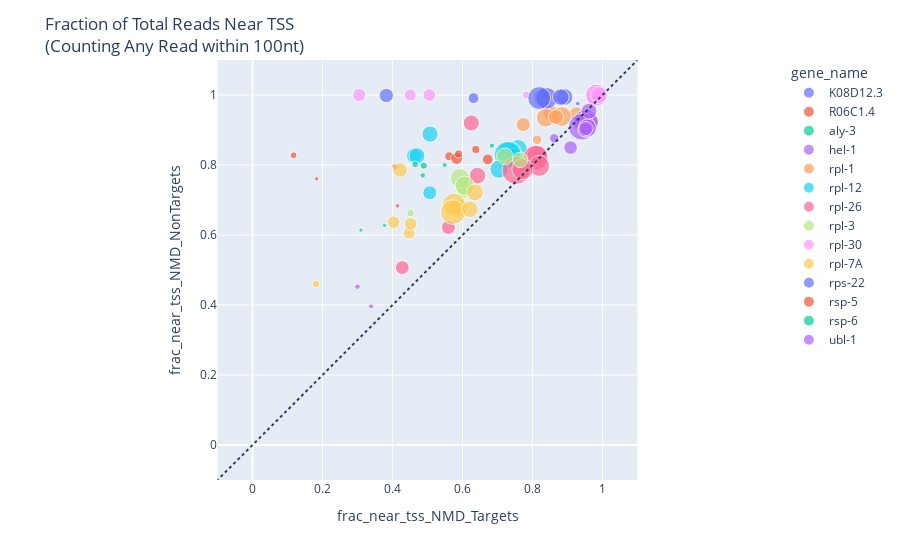

Source (notebook cell):
### Code cell
plot_df = final_df.reset_index()
window_size_for_search = 100
limits = [-0.1, 1.1] # [-0.0025, 0.03] # [-0.1, 1.1]
read_type = "Any Read" # "Adapted Reads" # Any Read

plot_df['name'] = plot_df['gene_name'] + ' ' + plot_df['strain'] + ' rep' + plot_df['rep'].astype(str)
fig = px.scatter(plot_df,
                 x='frac_near_tss_NMD_Targets',
                 y='frac_near_tss_NMD_NonTargets',
                 color='gene_name',
                 hover_name='name',
                 size='total_total_reads',
                 )
fig.update_layout(shapes = [{'type': 'line', 'line': {'dash': 'dot'}, 'yref': 'y', 'xref': 'x', 'y0': -1, 'y1': 2, 'x0': -1, 'x1': 2}],
                  title=f'Fraction of Total Reads Near TSS<br>(Counting {read_type} within {window_size_for_search}nt)',
                  )
fig.update_xaxes(constrain='domain', range=limits)  
fig.update_yaxes(scaleanchor= 'x', scaleratio= 1, range=limits)
fig.write_html(current_dir / 'plots' / 'decappingAndCleavage' / f"FractionOfTotalReadsNearTSS_{read_type.replace(' ', '')}.html")
fig.write_image(current_dir / 'plots' / 'decappingAndCleavage' / f"FractionOfTotalReadsNearTSS_{read_type.replace(' ', '')}.png")
fig.show()
plot_df

### Figure 1 — Plotly figure (JSON) as saved in the notebook; plotly's stock layout.template omitted (floating-point values rounded to 4 significant figures)
{"data": [{"hovertemplate": "<b>%{hovertext}</b><br><br>gene_name=K08D12.3<br>frac_near_tss_NMD_Targets=%{x}<br>frac_near_tss_NMD_NonTargets=%{y}<br>total_total_reads=%{marker.size}<extra></extra>", "hovertext": ["K08D12.3 smg-5 rep2", "K08D12.3 smg-5 rep3", "K08D12.3 smg-5 rep4", "K08D12.3 smg-6 rep2", "K08D12.3 smg-6 rep3", "K08D12.3 smg-6 rep4"], "legendgroup": "K08D12.3", "marker": {"color": "#636efa", "size": [553.0, 798.0, 621.0, 818.0, 153.0, 484.0], "sizemode": "area", "sizeref": 13.23, "symbol": "circle"}, "mode": "markers", "name": "K08D12.3", "orientation": "v", "showlegend": true, "x": [0.9649, 0.9789, 0.9707, 0.9791, 0.9296, 0.9774], "xaxis": "x", "y": [1.0, 0.9893, 1.0, 0.9959, 0.9756, 0.9924], "yaxis": "y", "type": "scatter"}, {"hovertemplate": "<b>%{hovertext}</b><br><br>gene_name=R06C1.4<br>frac_near_tss_NMD_Targets=%{x}<br>frac_near_tss_NMD_NonTargets=%{y}<br>total_total_reads=%{marker.size}<extra></extra>", "hovertext": ["R06C1.4 smg-5 rep2", "R06C1.4 smg-5 rep3", "R06C1.4 smg-5 rep4", "R06C1.4 smg-6 rep2", "R06C1.4 smg-6 rep3", "R06C1.4 smg-6 rep4", "R06C1.4 smg-7 rep4", "R06C1.4 wildtype rep1"], "legendgroup": "R06C1.4", "marker": {"color": "#EF553B", "size": [540.0, 775.0, 433.0, 952.0, 228.0, 427.0, 131.0, 295.0], "sizemode": "area", "sizeref": 13.23, "symbol": "circle"}, "mode": "markers", "name": "R06C1.4", "orientation": "v", "showlegend": true, "x": [0.5619, 0.6722, 0.638, 0.5833, 0.4066, 0.5887, 0.1833, 0.1176], "xaxis": "x", "y": [0.8248, 0.8161, 0.8443, 0.8187, 0.7956, 0.8316, 0.7606, 0.8279], "yaxis": "y", "type": "scatter"}, {"hovertemplate": "<b>%{hovertext}</b><br><br>gene_name=aly-3<br>frac_near_tss_NMD_Targets=%{x}<br>frac_near_tss_NMD_NonTargets=%{y}<br>total_total_reads=%{marker.size}<extra></extra>", "hovertext": ["aly-3 smg-5 rep3", "aly-3 smg-6 rep2"], "legendgroup": "aly-3", "marker": {"color": "#00cc96", "size": [120.0, 128.0], "sizemode": "area", "sizeref": 13.23, "symbol": "circle"}, "mode": "markers", "name": "aly-3", "orientation": "v", "showlegend": true, "x": [0.3768, 0.3099], "xaxis": "x", "y": [0.6275, 0.614], "yaxis": "y", "type": "scatter"}, {"hovertemplate": "<b>%{hovertext}</b><br><br>gene_name=hel-1<br>frac_near_tss_NMD_Targets=%{x}<br>frac_near_tss_NMD_NonTargets=%{y}<br>total_total_reads=%{marker.size}<extra></extra>", "hovertext": ["hel-1 smg-5 rep3", "hel-1 smg-6 rep2"], "legendgroup": "hel-1", "marker": {"color": "#ab63fa", "size": [196.0, 168.0], "sizemode": "area", "sizeref": 13.23, "symbol": "circle"}, "mode": "markers", "name": "hel-1", "orientation": "v", "showlegend": true, "x": [0.3, 0.3387], "xaxis": "x", "y": [0.4524, 0.3962], "yaxis": "y", "type": "scatter"}, {"hovertemplate": "<b>%{hovertext}</b><br><br>gene_name=rpl-1<br>frac_near_tss_NMD_Targets=%{x}<br>frac_near_tss_NMD_NonTargets=%{y}<br>total_total_reads=%{marker.size}<extra></extra>", "hovertext": ["rpl-1 smg-5 rep2", "rpl-1 smg-5 rep3", "rpl-1 smg-5 rep4", "rpl-1 smg-6 rep2", "rpl-1 smg-6 rep3", "rpl-1 smg-6 rep4", "rpl-1 wildtype rep3"], "legendgroup": "rpl-1", "marker": {"color": "#FFA15A", "size": [1502.0, 2286.0, 1490.0, 2608.0, 603.0, 1497.0, 1322.0], "sizemode": "area", "sizeref": 13.23, "symbol": "circle"}, "mode": "markers", "name": "rpl-1", "orientation": "v", "showlegend": true, "x": [0.8511, 0.8374, 0.9257, 0.8827, 0.8134, 0.8672, 0.7736], "xaxis": "x", "y": [0.9506, 0.9351, 0.9451, 0.9387, 0.8721, 0.9372, 0.9157], "yaxis": "y", "type": "scatter"}, {"hovertemplate": "<b>%{hovertext}</b><br><br>gene_name=rpl-12<br>frac_near_tss_NMD_Targets=%{x}<br>frac_near_tss_NMD_NonTargets=%{y}<br>total_total_reads=%{marker.size}<extra></extra>", "hovertext": ["rpl-12 smg-5 rep2", "rpl-12 smg-5 rep3", "rpl-12 smg-5 rep4", "rpl-12 smg-6 rep2", "rpl-12 smg-6 rep3", "rpl-12 smg-6 rep4", "rpl-12 wildtype rep1", "rpl-12 wildtype rep2", "rpl-12 wildtype rep3"], "legendgroup": "rpl-12", "marker": {"color": "#19d3f3", "size": [2572.0, 3839.0, 2187.0, 4832.0, 1312.0, 2206.0, 1741.0, 1524.0, 1707.0], "sizemode": "area", "sizeref": 13.23, "symbol": "circle"}, "mode": "markers", "name": "rpl-12", "orientation": "v", "showlegend": true, "x": [0.7574, 0.735, 0.7472, 0.7291, 0.5067, 0.7044, 0.5072, 0.4615, 0.4699], "xaxis": "x", "y": [0.8448, 0.8336, 0.8223, 0.8287, 0.7205, 0.7881, 0.8882, 0.8266, 0.8264], "yaxis": "y", "type": "scatter"}, {"hovertemplate": "<b>%{hovertext}</b><br><br>gene_name=rpl-26<br>frac_near_tss_NMD_Targets=%{x}<br>frac_near_tss_NMD_NonTargets=%{y}<br>total_total_reads=%{marker.size}<extra></extra>", "hovertext": ["rpl-26 smg-5 rep2", "rpl-26 smg-5 rep3", "rpl-26 smg-5 rep4", "rpl-26 smg-6 rep2", "rpl-26 smg-6 rep3", "rpl-26 smg-6 rep4", "rpl-26 smg-7 rep4", "rpl-26 wildtype rep1", "rpl-26 wildtype rep3"], "legendgroup": "rpl-26", "marker": {"color": "#FF6692", "size": [2616.0, 4144.0, 2904.0, 5294.0, 1286.0, 2981.0, 1274.0, 1718.0, 1840.0], "sizemode": "area", "sizeref": 13.23, "symbol": "circle"}, "mode": "markers", "name": "rpl-26", "orientation": "v", "showlegend": true, "x": [0.8138, 0.8091, 0.8192, 0.7532, 0.5596, 0.7714, 0.428, 0.625, 0.6429], "xaxis": "x", "y": [0.8282, 0.8206, 0.7974, 0.7849, 0.6215, 0.7882, 0.5067, 0.92, 0.7696], "yaxis": "y", "type": "scatter"}, {"hovertemplate": "<b>%{hovertext}</b><br><br>gene_name=rpl-3<br>frac_near_tss_NMD_Targets=%{x}<br>frac_near_tss_NMD_NonTargets=%{y}<br>total_total_reads=%{marker.size}<extra></extra>", "hovertext": ["rpl-3 smg-5 rep2", "rpl-3 smg-5 rep3", "rpl-3 smg-5 rep4", "rpl-3 smg-6 rep2", "rpl-3 smg-6 rep3", "rpl-3 smg-6 rep4"], "legendgroup": "rpl-3", "marker": {"color": "#B6E880", "size": [1512.0, 2502.0, 1869.0, 2475.0, 395.0, 1567.0], "sizemode": "area", "sizeref": 13.23, "symbol": "circle"}, "mode": "markers", "name": "rpl-3", "orientation": "v", "showlegend": true, "x": [0.6051, 0.5927, 0.7207, 0.6065, 0.4516, 0.7647], "xaxis": "x", "y": [0.7276, 0.7621, 0.8246, 0.7407, 0.6623, 0.8146], "yaxis": "y", "type": "scatter"}, {"hovertemplate": "<b>%{hovertext}</b><br><br>gene_name=rpl-30<br>frac_near_tss_NMD_Targets=%{x}<br>frac_near_tss_NMD_NonTargets=%{y}<br>total_total_reads=%{marker.size}<extra></extra>", "hovertext": ["rpl-30 smg-5 rep2", "rpl-30 smg-5 rep3", "rpl-30 smg-5 rep4", "rpl-30 smg-6 rep2", "rpl-30 smg-6 rep3", "rpl-30 smg-6 rep4", "rpl-30 smg-7 rep4", "rpl-30 wildtype rep1", "rpl-30 wildtype rep2", "rpl-30 wildtype rep3"], "legendgroup": "rpl-30", "marker": {"color": "#FF97FF", "size": [1752.0, 3030.0, 1931.0, 3197.0, 860.0, 1808.0, 413.0, 1152.0, 961.0, 1052.0], "sizemode": "area", "sizeref": 13.23, "symbol": "circle"}, "mode": "markers", "name": "rpl-30", "orientation": "v", "showlegend": true, "x": [0.9855, 0.9831, 0.9842, 0.9834, 0.9853, 0.9896, 0.7821, 0.3048, 0.4507, 0.5053], "xaxis": "x", "y": [1.0, 1.0, 1.0, 0.9993, 1.0, 1.0, 1.0, 1.0, 1.0, 1.0], "yaxis": "y", "type": "scatter"}, {"hovertemplate": "<b>%{hovertext}</b><br><br>gene_name=rpl-7A<br>frac_near_tss_NMD_Targets=%{x}<br>frac_near_tss_NMD_NonTargets=%{y}<br>total_total_reads=%{marker.size}<extra></extra>", "hovertext": ["rpl-7A smg-5 rep2", "rpl-7A smg-5 rep3", "rpl-7A smg-5 rep4", "rpl-7A smg-6 rep2", "rpl-7A smg-6 rep3", "rpl-7A smg-6 rep4", "rpl-7A smg-7 rep4", "rpl-7A wildtype rep1", "rpl-7A wildtype rep2", "rpl-7A wildtype rep3"], "legendgroup": "rpl-7A", "marker": {"color": "#FECB52", "size": [2403.0, 3592.0, 1920.0, 4059.0, 967.0, 1853.0, 405.0, 1460.0, 1042.0, 1061.0], "sizemode": "area", "sizeref": 13.23, "symbol": "circle"}, "mode": "markers", "name": "rpl-7A", "orientation": "v", "showlegend": true, "x": [0.5872, 0.5761, 0.6358, 0.5727, 0.4478, 0.6211, 0.1818, 0.4217, 0.4516, 0.4032], "xaxis": "x", "y": [0.6783, 0.6862, 0.7215, 0.6656, 0.6056, 0.6736, 0.46, 0.7858, 0.6316, 0.6366], "yaxis": "y", "type": "scatter"}, {"hovertemplate": "<b>%{hovertext}</b><br><br>gene_name=rps-22<br>frac_near_tss_NMD_Targets=%{x}<br>frac_near_tss_NMD_NonTargets=%{y}<br>total_total_reads=%{marker.size}<extra></extra>", "hovertext": ["rps-22 smg-5 rep2", "rps-22 smg-5 rep3", "rps-22 smg-5 rep4", "rps-22 smg-6 rep2", "rps-22 smg-6 rep3", "rps-22 smg-6 rep4", "rps-22 wildtype rep1"], "legendgroup": "rps-22", "marker": {"color": "#636efa", "size": [2029.0, 3085.0, 1912.0, 3460.0, 793.0, 1820.0, 1358.0], "sizemode": "area", "sizeref": 13.23, "symbol": "circle"}, "mode": "markers", "name": "rps-22", "orientation": "v", "showlegend": true, "x": [0.8291, 0.8403, 0.891, 0.8191, 0.6316, 0.881, 0.3824], "xaxis": "x", "y": [0.9927, 0.9906, 0.9941, 0.9913, 0.9911, 0.994, 0.9984], "yaxis": "y", "type": "scatter"}, {"hovertemplate": "<b>%{hovertext}</b><br><br>gene_name=rsp-5<br>frac_near_tss_NMD_Targets=%{x}<br>frac_near_tss_NMD_NonTargets=%{y}<br>total_total_reads=%{marker.size}<extra></extra>", "hovertext": ["rsp-5 smg-5 rep3"], "legendgroup": "rsp-5", "marker": {"color": "#EF553B", "size": [130.0], "sizemode": "area", "sizeref": 13.23, "symbol": "circle"}, "mode": "markers", "name": "rsp-5", "orientation": "v", "showlegend": true, "x": [0.4143], "xaxis": "x", "y": [0.6833], "yaxis": "y", "type": "scatter"}, {"hovertemplate": "<b>%{hovertext}</b><br><br>gene_name=rsp-6<br>frac_near_tss_NMD_Targets=%{x}<br>frac_near_tss_NMD_NonTargets=%{y}<br>total_total_reads=%{marker.size}<extra></extra>", "hovertext": ["rsp-6 smg-5 rep2", "rsp-6 smg-5 rep3", "rsp-6 smg-5 rep4", "rsp-6 smg-6 rep2", "rsp-6 smg-6 rep4"], "legendgroup": "rsp-6", "marker": {"color": "#00cc96", "size": [171.0, 291.0, 190.0, 339.0, 198.0], "sizemode": "area", "sizeref": 13.23, "symbol": "circle"}, "mode": "markers", "name": "rsp-6", "orientation": "v", "showlegend": true, "x": [0.5495, 0.4649, 0.6842, 0.4894, 0.4865], "xaxis": "x", "y": [0.8, 0.8019, 0.8553, 0.7981, 0.7701], "yaxis": "y", "type": "scatter"}, {"hovertemplate": "<b>%{hovertext}</b><br><br>gene_name=ubl-1<br>frac_near_tss_NMD_Targets=%{x}<br>frac_near_tss_NMD_NonTargets=%{y}<br>total_total_reads=%{marker.size}<extra></extra>", "hovertext": ["ubl-1 smg-5 rep2", "ubl-1 smg-5 rep3", "ubl-1 smg-5 rep4", "ubl-1 smg-6 rep2", "ubl-1 smg-6 rep3", "ubl-1 smg-6 rep4", "ubl-1 smg-7 rep4", "ubl-1 wildtype rep1", "ubl-1 wildtype rep2", "ubl-1 wildtype rep3"], "legendgroup": "ubl-1", "marker": {"color": "#ab63fa", "size": [2565.0, 4019.0, 2332.0, 4731.0, 1239.0, 2234.0, 604.0, 1654.0, 1398.0, 1362.0], "sizemode": "area", "sizeref": 13.23, "symbol": "circle"}, "mode": "markers", "name": "ubl-1", "orientation": "v", "showlegend": true, "x": [0.9447, 0.9529, 0.9617, 0.9411, 0.9088, 0.9568, 0.8621, 0.9615, 0.95, 0.9528], "xaxis": "x", "y": [0.9159, 0.9236, 0.9221, 0.9092, 0.8497, 0.9055, 0.8762, 0.9538, 0.9006, 0.9045], "yaxis": "y", "type": "scatter"}], "layout": {"xaxis": {"anchor": "y", "domain": [0.0, 1.0], "title": {"text": "frac_near_tss_NMD_Targets"}, "constrain": "domain", "range": [-0.1, 1.1]}, "yaxis": {"anchor": "x", "domain": [0.0, 1.0], "title": {"text": "frac_near_tss_NMD_NonTargets"}, "scaleanchor": "x", "scaleratio": 1, "range": [-0.1, 1.1]}, "legend": {"title": {"text": "gene_name"}, "tracegroupgap": 0, "itemsizing": "constant"}, "margin": {"t": 60}, "shapes": [{"line": {"dash": "dot"}, "type": "line", "x0": -1, "x1": 2, "xref": "x", "y0": -1, "y1": 2, "yref": "y"}], "title": {"text": "Fraction of Total Reads Near TSS<br>(Counting Any Read within 100nt)"}}}
